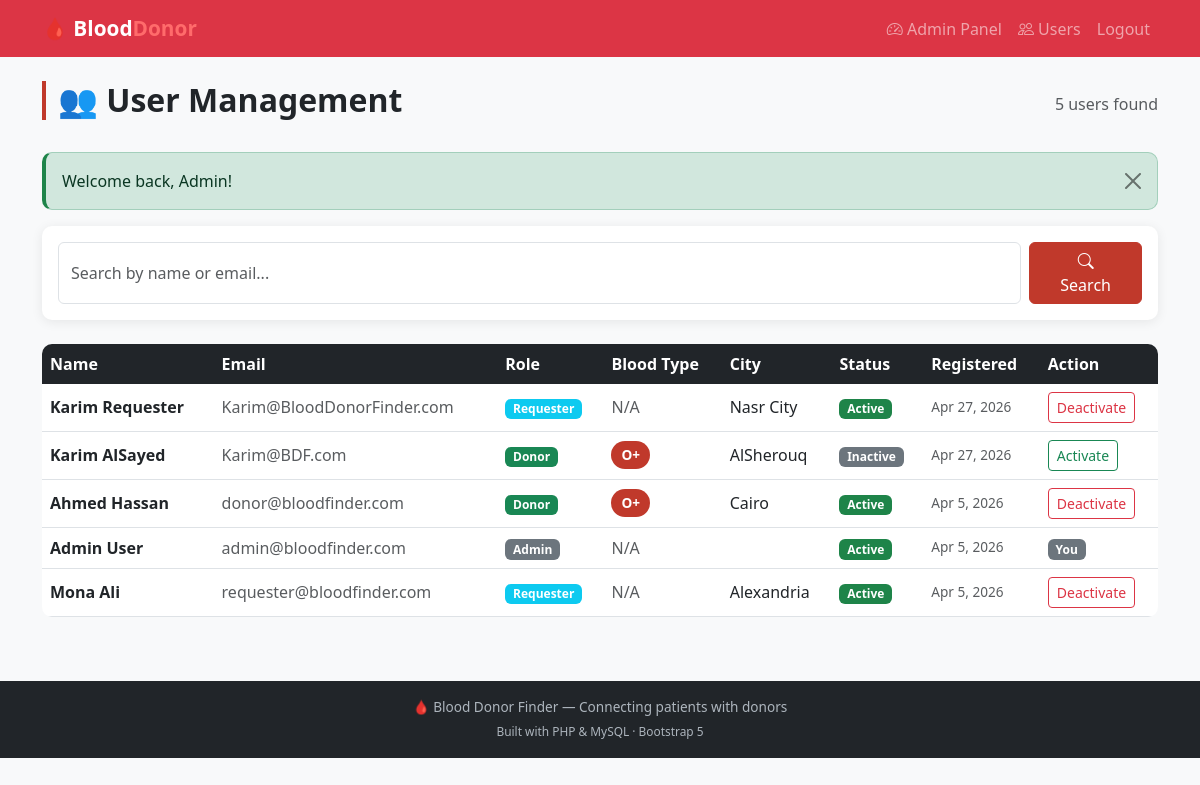
Page /admin/users.php (signed in) on the earlier database version.
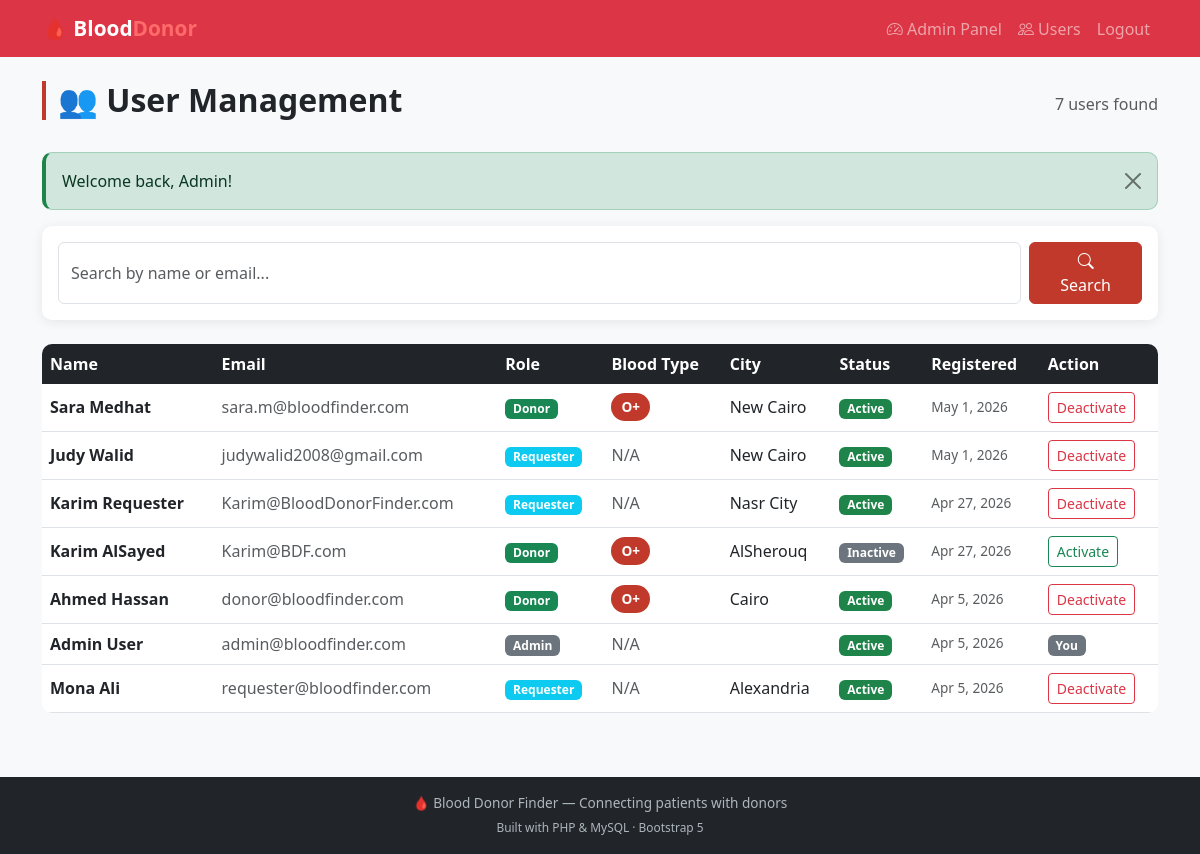
Same page on the later database version.
### tables this page shows
CREATE TABLE `profiles` (
  `profile_id` int(11) NOT NULL,
  `user_id` int(11) NOT NULL,
  `first_name` varchar(100) NOT NULL,
  `last_name` varchar(100) NOT NULL,
  `phone` varchar(20) DEFAULT NULL,
  `city` varchar(100) DEFAULT NULL,
  `governorate` varchar(100) DEFAULT NULL,
  `profile_photo` varchar(255) DEFAULT 'default.jpg'
);

CREATE TABLE `users` (
  `user_id` int(11) NOT NULL,
  `email` varchar(255) NOT NULL,
  `password` varchar(255) NOT NULL,
  `user_type` enum('donor','requester','admin') NOT NULL DEFAULT 'donor',
  `status` enum('active','inactive','suspended') NOT NULL DEFAULT 'active',
  `is_verified` tinyint(1) NOT NULL DEFAULT 0,
  `registration_date` timestamp NOT NULL DEFAULT current_timestamp(),
  `last_login` timestamp NULL DEFAULT NULL
);

CREATE TABLE `donors` (
  `donor_id` int(11) NOT NULL,
  `user_id` int(11) NOT NULL,
  `blood_type` enum('A+','A-','B+','B-','AB+','AB-','O+','O-') NOT NULL,
  `is_available` tinyint(1) NOT NULL DEFAULT 1,
  `last_donation` date DEFAULT NULL,
  `latitude` decimal(10,8) DEFAULT NULL,
  `longitude` decimal(11,8) DEFAULT NULL,
  `donation_count` int(11) NOT NULL DEFAULT 0,
  `notes` text DEFAULT NULL
);

### includes/functions.php (called while the page is built, shortened)
<?php
function isLoggedIn() { return isset($_SESSION['user_id']); }
function getUserId() { return $_SESSION['user_id'] ?? null; }
function getUserType() { return $_SESSION['user_type'] ?? null; }
function getSuccess() { $m=$_SESSION['success']??null; unset($_SESSION['success']); return $m; }
?>

### admin/users.php (the view, shortened to what this page needs)
<?php
require_once '../includes/functions.php';
$db = new Database(); $conn = $db->getConnection();
$search = sanitise($_GET['q'] ?? '');
$sql = 'SELECT u.user_id, u.email, u.user_type, u.status, u.registration_date,'
     . ' p.first_name, p.last_name, p.city, d.blood_type, d.is_available'
     . ' FROM users u'
     . ' JOIN profiles p ON p.user_id = u.user_id'
     . ' LEFT JOIN donors d ON d.user_id = u.user_id';
$sql .= ' ORDER BY u.registration_date DESC';
$stmt = $conn->prepare($sql);
if ($search) $stmt->execute([':q' => '%'.$search.'%']);
else         $stmt->execute();
$users = $stmt->fetchAll();
?>
<?php
require_once '../includes/header.php';
require_once '../includes/navbar.php';
?>
<div class="container mt-4">
  <div class="d-flex justify-content-between align-items-center mb-4">
    <h2 class="page-title">👥 User Management</h2>
    <span class="text-muted"><?= count($users) ?> users found</span>
  </div>
  <?php $success=getSuccess(); if($success): ?>
    <div class="alert alert-success alert-dismissible fade show">
      <button type="button" class="btn-close" data-bs-dismiss="alert"></button>
      <?= htmlspecialchars($success) ?>
    </div>
  <?php endif; ?>
  <div class="card mb-4">
    <div class="card-body">
      <form method="GET" action="users.php" class="d-flex gap-2">
        <input type="text" name="q" class="form-control"
               placeholder="Search by name or email..."
               value="<?= htmlspecialchars($_GET['q']??'') ?>">
        <button type="submit" class="btn btn-primary px-4">
          <i class="bi bi-search"></i> Search</button>
      </form>
    </div>
  </div>
  <?php if (empty($users)): ?>
    <div class="text-center py-5">
      <div style="font-size:3rem">🔍</div>
      <h4 class="mt-2">No users found</h4>
      <p class="text-muted">Try a different search term.</p>
    </div>
  <?php else: ?>
    <div class="table-responsive">
      <table class="table table-hover align-middle">
        <thead>
          <tr>
            <th>Name</th>
            <th>Email</th>
            <th>Role</th>
            <th>Blood Type</th>
            <th>City</th>
            <th>Status</th>
            <th>Registered</th>
            <th>Action</th>
          </tr>
        </thead>
        <tbody>
          <?php foreach($users as $u): ?>
            <tr>
              <td class="fw-bold">
                <?= htmlspecialchars($u['first_name'].' '.$u['last_name']) ?>
              </td>
              <td class="text-muted">
                <?= htmlspecialchars($u['email']) ?></td>
              <td>
                <?php
                  $roleColors = ['donor'=>'success','requester'=>'info','admin'=>'secondary'];
                  $rc = $roleColors[$u['user_type']] ?? 'secondary';
                ?>
                <span class="badge bg-<?= $rc ?>">
                  <?= ucfirst($u['user_type']) ?></span>
              </td>
              <td>
                <?php if ($u['blood_type']): ?>
                  <span class="badge-blood"><?= $u['blood_type'] ?></span>
                <?php else: echo '<span class="text-muted">N/A</span>'; endif; ?>
              </td>
              <td><?= htmlspecialchars($u['city']??'') ?></td>
              <td>
                <span class="badge badge-<?= $u['status'] ?>">
                  <?= ucfirst($u['status']) ?></span>
              </td>
              <td class="text-muted" style="font-size:0.85rem">
                <?= date('M j, Y', strtotime($u['registration_date'])) ?>
              </td>
              <td>
                <?php if ($u['user_id'] == getUserId()): ?>
                  <span class="badge bg-secondary">You</span>
                <?php else: ?>
                  <a href="users.php?toggle=1&uid=<?= $u['user_id'] ?>"
                     class="btn btn-sm btn-outline-<?=
                       $u['status']==='active' ? 'danger' : 'success' ?>"
                     onclick="return confirm('Toggle status for this user?')">
                    <?= $u['status']==='active' ? 'Deactivate' : 'Activate' ?>
                  </a>
                <?php endif; ?>
              </td>
            </tr>
          <?php endforeach; ?>
        </tbody>
      </table>
    </div>
  <?php endif; ?>
</div>
<?php require_once '../includes/footer.php'; ?>

### includes/header.php (shortened to what this page needs)
<!DOCTYPE html>
<html lang="en">
<head>
    <link href="https://cdn.jsdelivr.net/npm/bootstrap@5.3.0/dist/css/bootstrap.min.css" rel="stylesheet">
    <link href="https://cdn.jsdelivr.net/npm/bootstrap-icons@1.11.0/font/bootstrap-icons.css" rel="stylesheet">
    <link href="../assets/css/style.css" rel="stylesheet">
</head>
<body>

### includes/navbar.php (shortened to what this page needs)
<nav class="navbar navbar-expand-lg navbar-dark bg-danger">
  <div class="container">
    <a class="navbar-brand" href="<?= isLoggedIn() ? '../pages/dashboard.php' : '../index.php' ?>">
      🩸 Blood<span>Donor</span>
    </a>
    <div class="collapse navbar-collapse" id="navMenu">
      <ul class="navbar-nav ms-auto">
        <?php if (!isLoggedIn()): ?>
          <li class="nav-item"><a class="nav-link" href="../index.php">Home</a></li>
          <li class="nav-item"><a class="nav-link" href="../pages/login.php">Login</a></li>
          <li class="nav-item">
            <a class="nav-link btn btn-light text-danger ms-2 px-3"
               href="../pages/register.php">Register</a></li>
        <?php elseif (getUserType() === 'admin'): ?>
          <li class="nav-item"><a class="nav-link" href="../admin/dashboard.php">
            <i class="bi bi-speedometer2"></i> Admin Panel</a></li>
          <li class="nav-item"><a class="nav-link" href="../admin/users.php">
            <i class="bi bi-people"></i> Users</a></li>
          <li class="nav-item"><a class="nav-link" href="../pages/logout.php">Logout</a></li>
        <?php endif; ?>
      </ul>
    </div>
  </div>
</nav>

### includes/footer.php (shortened to what this page needs)
  <footer class="mt-5">
    <div class="container text-center">
      <p class="mb-1">🩸 Blood Donor Finder &mdash; Connecting patients with donors</p>
      <p class="mb-0"><small>Built with PHP &amp; MySQL · Bootstrap 5</small></p>
    </div>
  </footer>
</body>
</html>

### assets/css/style.css (style rules this page uses)
:root { --primary: #C0392B; --primary-dark: #922B21; --primary-light: #FADBD8; --success: #1E8449; --warning: #D35400; --info: #2E86C1; --card-shadow: 0 2px 12px rgba(0,0,0,0.08); --radius: 10px; }
body { font-family: 'Segoe UI', system-ui, sans-serif; background-color: #F8F9FA; color: #212529; }
.navbar-brand { font-weight: 700; font-size: 1.3rem; }
.navbar-brand span { color: #FF6B6B; }
.card { border: none; border-radius: var(--radius); box-shadow: var(--card-shadow); transition: box-shadow 0.2s; }
.badge-blood { display:inline-block; padding:4px 10px; border-radius:20px; font-weight:700; font-size:0.85rem; background-color:var(--primary); color:white; }
.badge-active { background-color:var(--success); color:white; }
.badge-inactive { background-color:#6C757D; color:white; }
.btn-primary { background-color:var(--primary); border-color:var(--primary); }
.table { border-radius:var(--radius); overflow:hidden; }
.table thead th { background-color:#212529; color:white; border:none; }
.alert { border-radius:var(--radius); border-left:4px solid; }
.alert-success { border-left-color:var(--success); }
.page-title { font-weight:700; color:#212529; border-left:4px solid var(--primary); padding-left:12px; }
footer { background-color:#212529; color:#ADB5BD; padding:1rem 0; margin-top:3rem; font-size:0.85rem; }

Differences in the rows shown:
added users: profiles.first_name+last_name "Sara Medhat", email "sara.m@bloodfinder.com", user_type "Donor", donors.blood_type "O+", profiles.city "New Cairo", status "Active", registration_date "May 1, 2026", shows "Deactivate"
added profiles: first_name+last_name "Judy Walid", user.email "judywalid2008@gmail.com", user.user_type "Requester", shows "N/A", city "New Cairo", user.status "Active", user.registration_date "May 1, 2026", shows "Deactivate"
Other differences:
count($users): "5" → "7"
